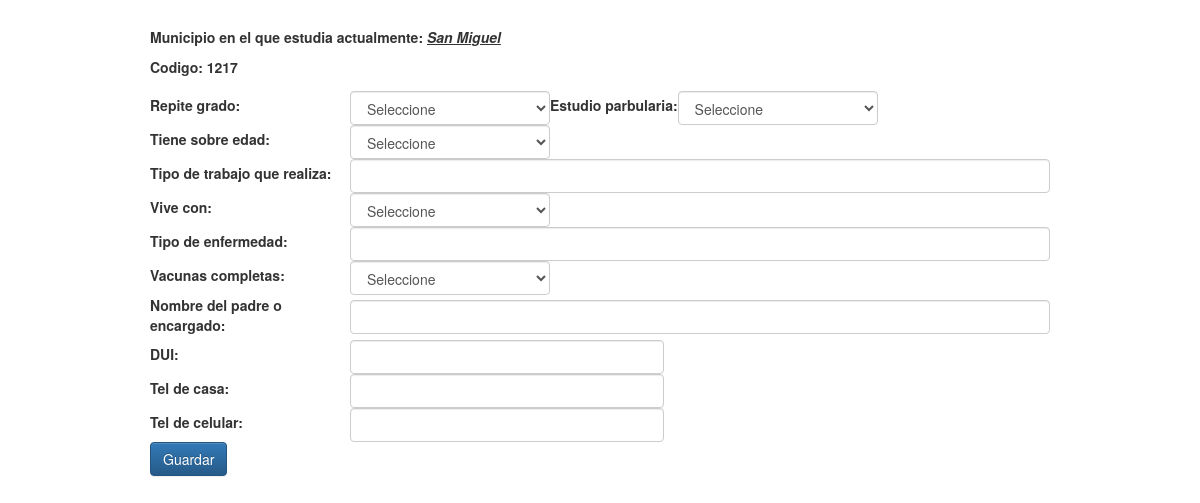
The app's page /registro-1_ed.php?id=1, older data.
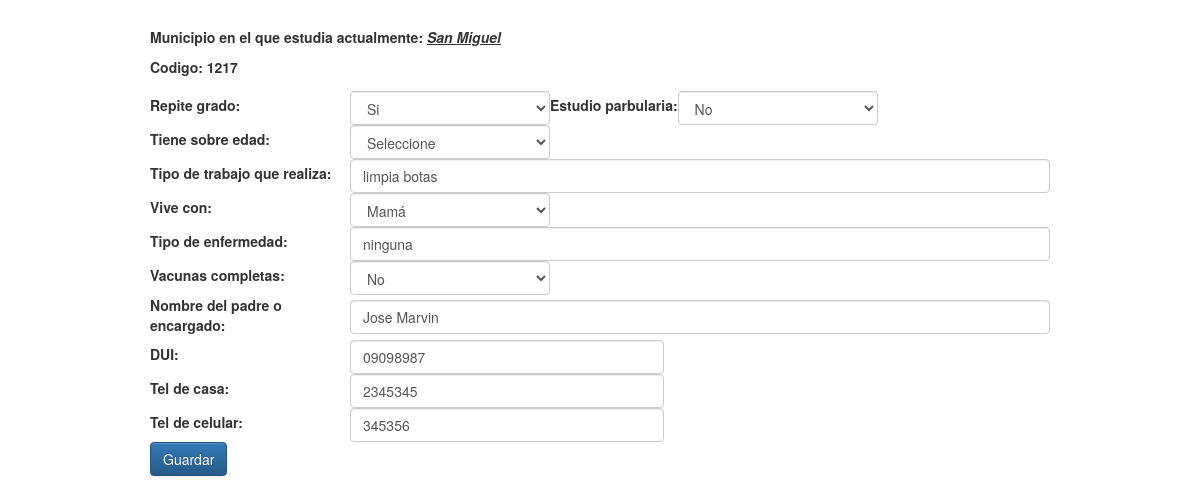
The same page, newer data.
### tables this page shows
CREATE TABLE IF NOT EXISTS `otros_datos` (
`id_datos` int(11) NOT NULL,
  `repite` varchar(10) NOT NULL,
  `parbularia` varchar(10) NOT NULL,
  `sobredad` varchar(10) NOT NULL,
  `trabajo` varchar(30) NOT NULL,
  `vive` varchar(30) NOT NULL,
  `enfermedad` varchar(30) NOT NULL,
  `vacunas` varchar(10) NOT NULL,
  `encargado` varchar(30) NOT NULL,
  `dui` varchar(20) NOT NULL,
  `tel_casa` varchar(15) NOT NULL,
  `tel_cel` varchar(15) NOT NULL
);

### registro-1_ed.php (the view, shortened to what this page needs)
<?php
    $id = $_GET["id"];
    $dt = mysql_fetch_array(mysql_query("SELECT * FROM otros_datos WHERE id_datos = $id"));
?>
<!DOCTYPE html>
<html leng="utf-8">
<head>
<link href="css/main.css" rel="stylesheet" type="text/css" />
<link rel="stylesheet" type="text/css" href="css/bootstrap.css">
<link rel="stylesheet" type="text/css" href="css/bootstrap-theme.css">
</head>
<body>
<br>
<div id="mainwrap">
    <div id="contenedor-sup" style="width:900px; margin: auto;">
	<h5><label>Municipio en el que estudia actualmente: <u><i>San Miguel</i></u></label></h5>
    <h5><label>Codigo: 1217</label></h5>
    <form method="POST">
    <table>
        <tr>
            <td style=" width:200px">
                <label>Repite grado:</label>
            </td>
            <td style=" width:200px">
               <select name="repite" class="form-control">
                <option value="">Seleccione</option>
                <option value="si"  <?php if($dt["repite"] == "si"){ echo "selected";}?>>Si</option>
               </select>
            </td>
            <td>
                <label>Estudio parbularia:</label>
            </td>
            <td style=" width:200px">
               <select name="parbularia" class="form-control">
                <option value="">Seleccione</option>
                <option value="no" <?php if($dt["parbularia"] == "no"){ echo "selected";}?>>No</option>
               </select>
            </td>
        </tr>
    </table>
    <table>
        <tr>
            <td style=" width:200px">
                <label>Tiene sobre edad:</label>
            </td>
            <td style=" width:200px">
               <select name="sobre_edad" class="form-control">
                <option value="">Seleccione</option>
               </select>
            </td>
        </tr>
    </table>
    <table>
        <tr>
            <td width="200pxs">
                <label>Tipo de trabajo que realiza:</label>
            </td>
            <td>
                <input type="text" name="trabajo" size="100%" class="form-control" <?php echo "value='$dt[trabajo]'";?>>
            </td>
        </tr>
    </table>
    <table>
        <tr>
            <td width="200px">
                <label>Vive con:</label>
            </td>
            <td style=" width:200px">
               <select name="vive" class="form-control">
                <option value="">Seleccione</option>
                <option value="mama" <?php if($dt["vive"] == "mama"){ echo "selected";}?>>Mamá</option>
               </select>
            </td>
        </tr>
    </table>
    <table>
        <tr>
            <td width="200px">
                <label>Tipo de enfermedad:</label>
            </td>
            <td>
                <input type="text" name="enfermedad" class="form-control" size="100%" <?php echo "value='$dt[enfermedad]'";?>>
            </td>
        </tr>
    </table>
    <table>
        <tr>
            <td width="200px;">
                <label>Vacunas completas:</label>
            </td>
            <td style=" width:200px">
               <select name="vacunas" class="form-control">
                <option value="">Seleccione</option>
                <option value="no" <?php if($dt["vacunas"] == "no"){ echo "selected";}?>>No</option>
               </select>
            </td>
        </tr>
    </table>
    <table>
        <tr>
            <td width="200px">
                <label>Nombre del padre o encargado:</label>
            </td>
            <td>
                <input type="text" name="encargado" class="form-control" size="100%" <?php echo "value='$dt[encargado]'";?>>
            </td>
        </tr>
    </table>
    <table>
        <tr>
            <td width="200px">
                <label>DUI:</label>
            </td>
            <td>
                <input type="text" name="dui" size="36px;" class="form-control" <?php echo "value='$dt[dui]'";?>>
            </td>
        </tr>
        <tr>
            <td>
                <label>Tel de casa:</label>
            </td>
            <td>
                <input type="text" name="Tcasa" size="36px" class="form-control" <?php echo "value='$dt[tel_casa]'";?>>
            </td>
        </tr>
        <tr>
            <td>
                <label>Tel de celular:</label>
            </td>
            <td>
                <input type="text" name="Tcel" size="36px" class="form-control" <?php echo "value='$dt[tel_cel]'";?>>
            </td>
        </tr>
    </table>
   <button class="btn btn-primary">Guardar</button>
</form>
    </div>
    <br>
        </div>
</body>
</html>

Row changes from the older to the newer data that the page shows:
now on this page (row edited): otros_datos: repite "Si", parbularia "No", trabajo "limpia botas", vive "Mamá", enfermedad "ninguna", vacunas "No", encargado "Jose Marvin", dui "09098987", Tcasa "2345345", Tcel "345356"
Text that changed along with them:
form field repite: "Seleccione" → (not shown)
form field parbularia: "Seleccione" → (not shown)
form field vive: "Seleccione" → (not shown)
form field vacunas: "Seleccione" → (not shown)
